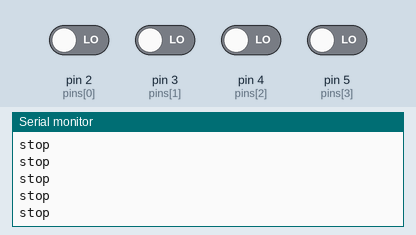
The sketch below on a simulated Arduino Uno, built with avr-gcc and run on an emulated ATmega328P. Shown: the last lines printed to the serial monitor. Inputs (shaded band) come from the test bench; at power-on: pin 2 (pins[0]), pin 3 (pins[1]), pin 4 (pins[2]), pin 5 (pins[3]) LOW.

Above: at 1.2 s.
1.3 s: pin 2 (pins[0]) driven HIGH
At 2.0 s:
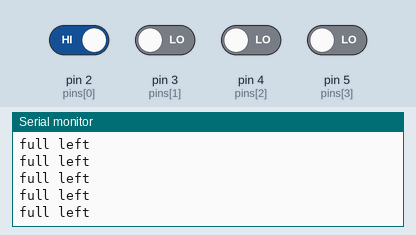
3.2 s: pin 3 (pins[1]) driven HIGH
At 4.3 s:
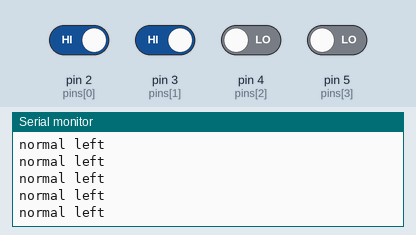
5.1 s: pin 4 (pins[2]) driven HIGH
At 5.7 s:
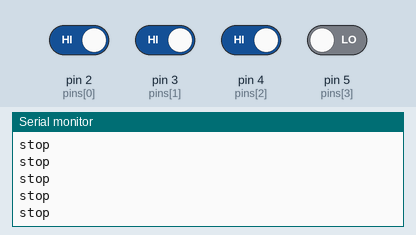
8.1 s: pin 2 (pins[0]) driven LOW
At 9.0 s:
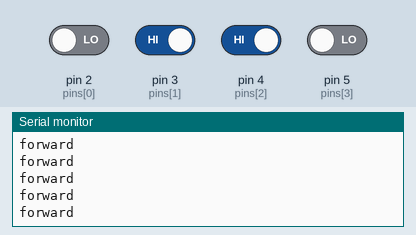
10.0 s: pin 3 (pins[1]) driven LOW
At 10.7 s:
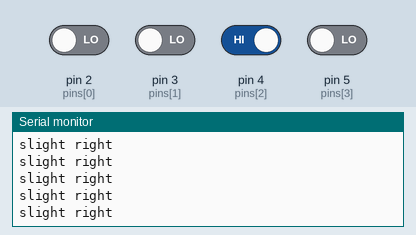
11.9 s: pin 5 (pins[3]) driven HIGH
At 13.0 s:
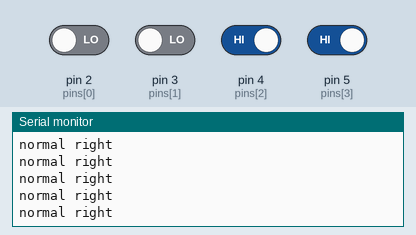

Measured:
- after the input at 1.3 s, the serial monitor: prints a new line after 0.07 s (image 1)
- after the input at 3.2 s, the serial monitor: prints a new line after 0.07 s (image 2)
- after the input at 5.1 s, the serial monitor: prints a new line after 0.08 s (image 3)
- after the input at 8.1 s, the serial monitor: prints a new line after 0.07 s (image 4)
- after the input at 10.0 s, the serial monitor: prints a new line after 0.07 s (image 5)
- after the input at 11.9 s, the serial monitor: prints a new line after 0.08 s (image 6)

The sketch:

controller.ino
```cpp
#define SENSOR_PINS 4

uint8_t pins[SENSOR_PINS] = {2, 3, 4, 5};

/*
 * 0000 -> 0  -> stop
 * 0001 -> 1  -> full right
 * 0011 -> 3  -> normal right
 * 0010 -> 2  -> slight rigth
 * 0110 -> 6  -> forward
 * 0100 -> 4  -> slight left
 * 1100 -> 12 -> normal left
 * 1000 -> 8  -> full left
 * 1111 -> 15 -> stop
 *
 */
void controller(uint8_t data) {
  switch (data) {
    case 0:
      Serial.println("stop");
      break;
    case 1:
      Serial.println("full right");
      break;
    case 3:
      Serial.println("normal right");
      break;
    case 2:
      Serial.println("slight right");
      break;
    case 6:
      Serial.println("forward");
      break;
    case 4:
      Serial.println("slight left");
      break;
    case 12:
      Serial.println("normal left");
      break;
    case 8:
      Serial.println("full left");
      break;
    case 15:
      Serial.println("stop");
      break;
    default:
      Serial.println("stop");
  }
}

void setup(void) {
  Serial.begin(9600);
  for (uint8_t i = 0; i < SENSOR_PINS; i++)
    pinMode(pins[i], INPUT);
}

void loop(void) {
  uint8_t inputs = 0;

  for (uint8_t i = 0; i < SENSOR_PINS; i++) {
    inputs = inputs << 1;
    inputs |= digitalRead(pins[i]);
  }

  controller(inputs);
}
```
